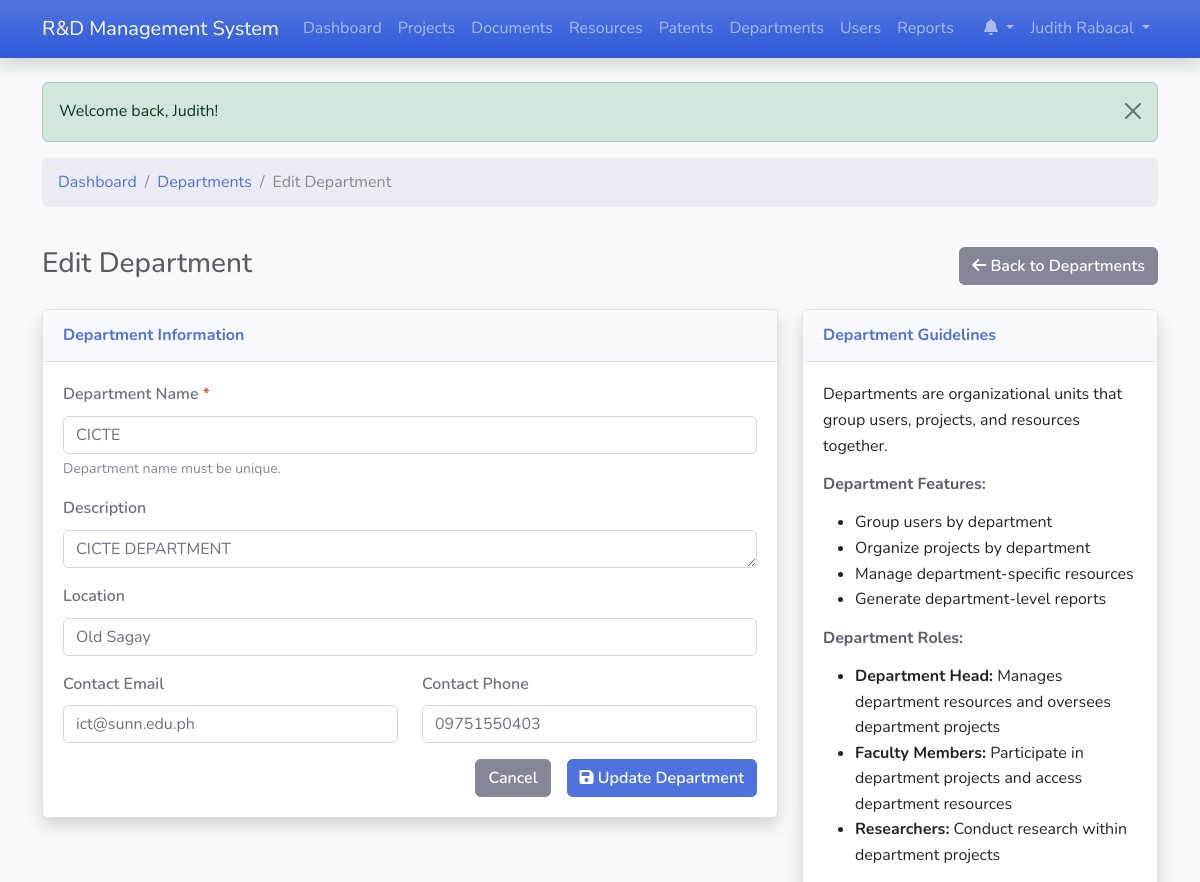
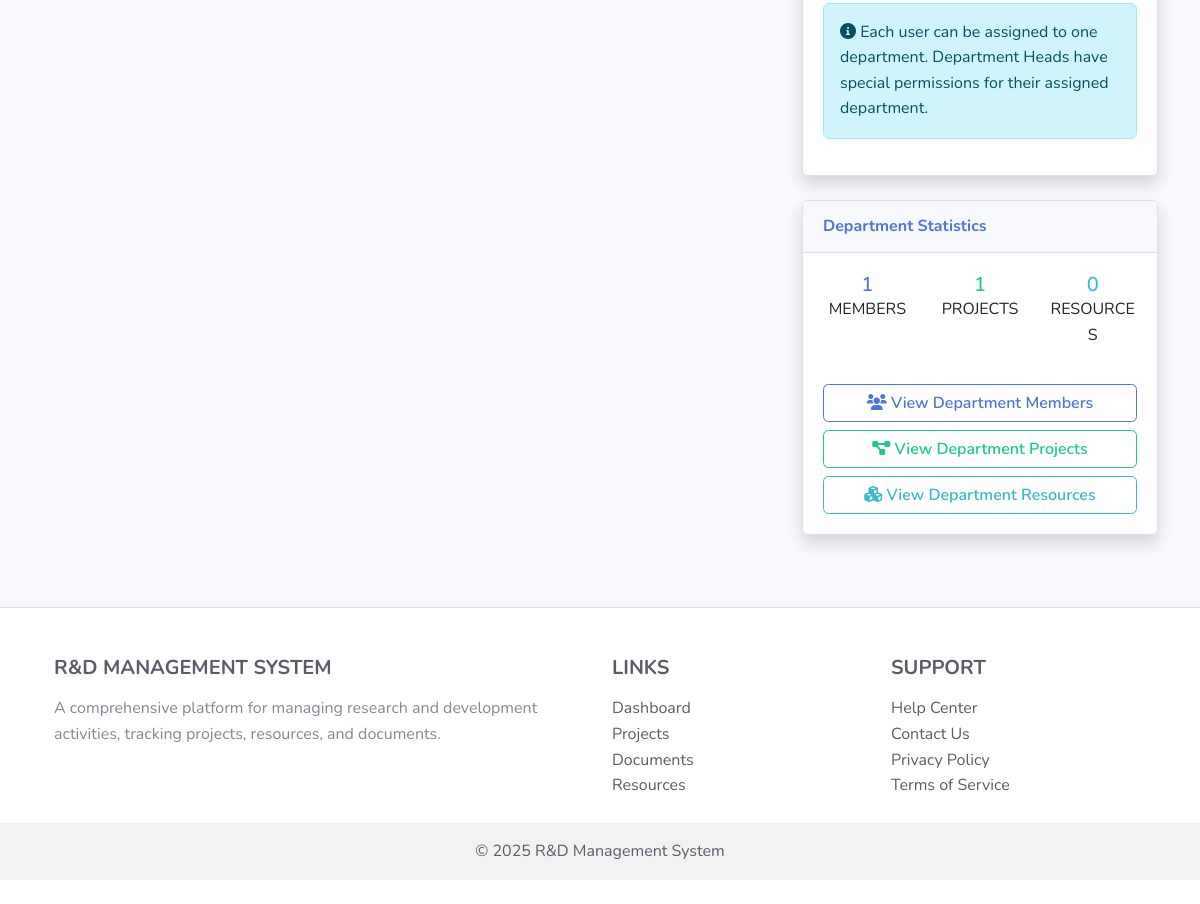
The app's page /department_form.php?id=6 (signed in) with its own data (2 pictures, top to bottom).
### tables this page shows
CREATE TABLE `users` (
  `id` int(11) NOT NULL,
  `username` varchar(50) NOT NULL,
  `password` varchar(255) NOT NULL,
  `email` varchar(100) NOT NULL,
  `first_name` varchar(50) NOT NULL,
  `last_name` varchar(50) NOT NULL,
  `role_id` int(11) NOT NULL,
  `department_id` int(11) DEFAULT NULL,
  `is_active` tinyint(1) DEFAULT 1,
  `last_login` datetime DEFAULT NULL,
  `created_at` timestamp NOT NULL DEFAULT current_timestamp(),
  `updated_at` timestamp NOT NULL DEFAULT current_timestamp() ON UPDATE current_timestamp()
);

CREATE TABLE `departments` (
  `id` int(11) NOT NULL,
  `name` varchar(100) NOT NULL,
  `description` text DEFAULT NULL,
  `location` varchar(255) DEFAULT NULL,
  `contact_email` varchar(100) DEFAULT NULL,
  `contact_phone` varchar(50) DEFAULT NULL,
  `created_at` timestamp NOT NULL DEFAULT current_timestamp(),
  `updated_at` timestamp NOT NULL DEFAULT current_timestamp() ON UPDATE current_timestamp()
);

### classes/BaseModel.php (called while the page is built, shortened)
<?php
require_once __DIR__ . '/../config/database.php';
abstract class BaseModel {
    protected $conn;
    protected $table_name;
    protected $id_column = 'id';
    public function __construct() {
        $database = new Database();
        $this->conn = $database->getConnection();
    }
    public function getById($id) {
        $query = "SELECT * FROM " . $this->table_name . " WHERE " . $this->id_column . " = :id LIMIT 1";
        $stmt = $this->conn->prepare($query);
        $stmt->bindParam(':id', $id);
        $stmt->execute();
        return $stmt->fetch(PDO::FETCH_ASSOC);
    }
}
?>

### config/database.php (called while the page is built, shortened)
<?php
class Database {
    private $host = "localhost";
    private $db_name = "rd_management";
    private $username = "root";
    private $password = "";
    public function getConnection() {
        $this->conn = null;
        try {
            $this->conn = new PDO(
                "mysql:host=" . $this->host . ";dbname=" . $this->db_name,
                $this->username,
                $this->password
            );
            $this->conn->setAttribute(PDO::ATTR_ERRMODE, PDO::ERRMODE_EXCEPTION);
            $this->conn->exec("set names utf8");
        } catch(PDOException $exception) {
            echo "Connection error: " . $exception->getMessage();
        }
        return $this->conn;
    }
}
?>

### classes/Department.php (called while the page is built, shortened)
<?php
require_once __DIR__ . '/BaseModel.php';
class Department extends BaseModel {
    public function getMembers($departmentId) {
        $query = "SELECT * FROM users WHERE department_id = :department_id";
        $stmt = $this->conn->prepare($query);
        $stmt->bindParam(':department_id', $departmentId);
        $stmt->execute();
        return $stmt->fetchAll(PDO::FETCH_ASSOC);
    }
    public function getProjects($departmentId) {
        $query = "SELECT * FROM projects WHERE department_id = :department_id";
        $stmt = $this->conn->prepare($query);
        $stmt->bindParam(':department_id', $departmentId);
        $stmt->execute();
        return $stmt->fetchAll(PDO::FETCH_ASSOC);
    }
    public function getResources($departmentId) {
        $query = "SELECT * FROM resources WHERE department_id = :department_id";
        $stmt = $this->conn->prepare($query);
        $stmt->bindParam(':department_id', $departmentId);
        $stmt->execute();
        return $stmt->fetchAll(PDO::FETCH_ASSOC);
    }
}
?>

### department_form.php (the view, shortened to what this page needs)
<?php
require_once 'classes/Department.php';
$departmentObj = new Department();
$departmentId = isset($_GET['id']) ? (int)$_GET['id'] : 0;
$isEdit = $departmentId > 0;
$departmentData = [
    'name' => '',
    'description' => '',
    'location' => '',
    'contact_email' => '',
    'contact_phone' => ''
];
if ($isEdit) {
    $departmentData = $departmentObj->getById($departmentId);
}
include 'includes/header.php';
?>
<div class="row mb-4">
    <div class="col-md-12">
        <nav aria-label="breadcrumb">
            <ol class="breadcrumb">
                <li class="breadcrumb-item"><a href="index.php">Dashboard</a></li>
                <li class="breadcrumb-item"><a href="departments.php">Departments</a></li>
                <li class="breadcrumb-item active" aria-current="page"><?php echo $isEdit ? 'Edit Department' : 'Add Department'; ?></li>
            </ol>
        </nav>
    </div>
</div>
<div class="row mb-4">
    <div class="col-md-8">
        <h1 class="h3 mb-0 text-gray-800"><?php echo $isEdit ? 'Edit Department' : 'Add Department'; ?></h1>
    </div>
    <div class="col-md-4 text-md-end">
        <a href="departments.php" class="btn btn-secondary">
            <i class="fas fa-arrow-left"></i> Back to Departments
        </a>
    </div>
</div>
<div class="row">
    <div class="col-lg-8">
        <div class="card shadow mb-4">
            <div class="card-header py-3">
                <h6 class="m-0 font-weight-bold text-primary">Department Information</h6>
            </div>
            <div class="card-body">
                <form action="<?php echo htmlspecialchars($_SERVER['PHP_SELF'] . ($isEdit ? '?id=' . $departmentId : '')); ?>" method="post" id="departmentForm">
                    <div class="mb-3">
                        <label for="name" class="form-label">Department Name <span class="text-danger">*</span></label>
                        <input type="text" class="form-control" id="name" name="name" value="<?php echo htmlspecialchars($departmentData['name']); ?>" required>
                        <div class="form-text">Department name must be unique.</div>
                    </div>
                    <div class="mb-3">
                        <label for="description" class="form-label">Description</label>
                        <textarea class="form-control" id="description" name="description" rows="3"><?php echo htmlspecialchars($departmentData['description']); ?></textarea>
                    </div>
                    <div class="mb-3">
                        <label for="location" class="form-label">Location</label>
                        <input type="text" class="form-control" id="location" name="location" value="<?php echo htmlspecialchars($departmentData['location']); ?>">
                    </div>
                    <div class="row mb-3">
                        <div class="col-md-6">
                            <label for="contact_email" class="form-label">Contact Email</label>
                            <input type="email" class="form-control" id="contact_email" name="contact_email" value="<?php echo htmlspecialchars($departmentData['contact_email']); ?>">
                        </div>
                        <div class="col-md-6">
                            <label for="contact_phone" class="form-label">Contact Phone</label>
                            <input type="text" class="form-control" id="contact_phone" name="contact_phone" value="<?php echo htmlspecialchars($departmentData['contact_phone']); ?>">
                        </div>
                    </div>
                    <div class="d-grid gap-2 d-md-flex justify-content-md-end">
                        <a href="departments.php" class="btn btn-secondary me-md-2">Cancel</a>
                        <button type="submit" class="btn btn-primary">
                            <i class="fas fa-save"></i> <?php echo $isEdit ? 'Update Department' : 'Create Department'; ?>
                        </button>
                    </div>
                </form>
            </div>
        </div>
    </div>
    <div class="col-lg-4">
        <div class="card shadow mb-4">
            <div class="card-header py-3">
                <h6 class="m-0 font-weight-bold text-primary">Department Guidelines</h6>
            </div>
            <div class="card-body">
                <p>Departments are organizational units that group users, projects, and resources together.</p>
                <h6 class="font-weight-bold">Department Features:</h6>
                <ul>
                    <li>Group users by department</li>
                    <li>Organize projects by department</li>
                    <li>Manage department-specific resources</li>
                    <li>Generate department-level reports</li>
                </ul>
                <h6 class="font-weight-bold">Department Roles:</h6>
                <ul>
                    <li><strong>Department Head:</strong> Manages department resources and oversees department projects</li>
                    <li><strong>Faculty Members:</strong> Participate in department projects and access department resources</li>
                    <li><strong>Researchers:</strong> Conduct research within department projects</li>
                </ul>
                <div class="alert alert-info mt-3">
                    <i class="fas fa-info-circle"></i> Each user can be assigned to one department. Department Heads have special permissions for their assigned department.
                </div>
            </div>
        </div>
        <?php if ($isEdit): ?>
            <div class="card shadow mb-4">
                <div class="card-header py-3 d-flex flex-row align-items-center justify-content-between">
                    <h6 class="m-0 font-weight-bold text-primary">Department Statistics</h6>
                </div>
                <div class="card-body">
                    <?php
                    $memberCount = count($departmentObj->getMembers($departmentId));
                    $projectCount = count($departmentObj->getProjects($departmentId));
                    $resourceCount = count($departmentObj->getResources($departmentId));
                    ?>
                    <div class="row text-center">
                        <div class="col-md-4 mb-3">
                            <div class="h5 mb-0 font-weight-bold text-primary"><?php echo $memberCount; ?></div>
                            <div class="text-xs font-weight-bold text-uppercase mb-1">Members</div>
                        </div>
                        <div class="col-md-4 mb-3">
                            <div class="h5 mb-0 font-weight-bold text-success"><?php echo $projectCount; ?></div>
                            <div class="text-xs font-weight-bold text-uppercase mb-1">Projects</div>
                        </div>
                        <div class="col-md-4 mb-3">
                            <div class="h5 mb-0 font-weight-bold text-info"><?php echo $resourceCount; ?></div>
                            <div class="text-xs font-weight-bold text-uppercase mb-1">Resources</div>
                        </div>
                    </div>
                    <div class="mt-3">
                        <a href="users.php?department_id=<?php echo $departmentId; ?>" class="btn btn-sm btn-outline-primary w-100 mb-2">
                            <i class="fas fa-users"></i> View Department Members
                        </a>
                        <a href="projects.php?department_id=<?php echo $departmentId; ?>" class="btn btn-sm btn-outline-success w-100 mb-2">
                            <i class="fas fa-project-diagram"></i> View Department Projects
                        </a>
                        <a href="resources.php?department_id=<?php echo $departmentId; ?>" class="btn btn-sm btn-outline-info w-100">
                            <i class="fas fa-cubes"></i> View Department Resources
                        </a>
                    </div>
                </div>
            </div>
        <?php endif; ?>
    </div>
</div>
<?php
include 'includes/footer.php';
?>

### includes/header.php (shortened to what this page needs)
<?php
$isLoggedIn = isset($_SESSION['user_id']);
$currentUser = null;
if ($isLoggedIn) {
    $userObj = new User();
    $currentUser = $userObj->getById($_SESSION['user_id']);
}
$currentPage = basename($_SERVER['PHP_SELF']);
?>
<!DOCTYPE html>
<html lang="en">
<head>
    <link href="https://cdn.jsdelivr.net/npm/bootstrap@5.3.0-alpha1/dist/css/bootstrap.min.css" rel="stylesheet">
    <link rel="stylesheet" href="https://cdnjs.cloudflare.com/ajax/libs/font-awesome/6.0.0/css/all.min.css">
    <link rel="stylesheet" href="https://cdn.datatables.net/1.11.5/css/dataTables.bootstrap5.min.css">
    <link rel="stylesheet" href="assets/css/style.css">
</head>
<body>
    <nav class="navbar navbar-expand-lg navbar-dark bg-gradient-primary shadow">
        <div class="container">
            <a class="navbar-brand" href="index.php">R&D Management System</a>
            <div class="collapse navbar-collapse" id="navbarNav">
                <ul class="navbar-nav me-auto">
                    <?php if ($isLoggedIn): ?>
                        <li class="nav-item">
                            <a class="nav-link <?php echo $currentPage == 'index.php' ? 'active' : ''; ?>" href="index.php">Dashboard</a>
                        </li>
                        <li class="nav-item">
                            <a class="nav-link <?php echo $currentPage == 'projects.php' ? 'active' : ''; ?>" href="projects.php">Projects</a>
                        </li>
                        <li class="nav-item">
                            <a class="nav-link <?php echo $currentPage == 'documents.php' ? 'active' : ''; ?>" href="documents.php">Documents</a>
                        </li>
                        <li class="nav-item">
                            <a class="nav-link <?php echo $currentPage == 'resources.php' ? 'active' : ''; ?>" href="resources.php">Resources</a>
                        </li>
                        <li class="nav-item">
                            <a class="nav-link <?php echo $currentPage == 'patents.php' ? 'active' : ''; ?>" href="patents.php">Patents</a>
                        </li>
                        <?php if ($currentUser && $currentUser['role_id'] <= 2):  ?>
                            <li class="nav-item">
                                <a class="nav-link <?php echo $currentPage == 'departments.php' ? 'active' : ''; ?>" href="departments.php">Departments</a>
                            </li>
                            <li class="nav-item">
                                <a class="nav-link <?php echo $currentPage == 'users.php' ? 'active' : ''; ?>" href="users.php">Users</a>
                            </li>
                            <li class="nav-item">
                                <a class="nav-link <?php echo $currentPage == 'reports.php' ? 'active' : ''; ?>" href="reports.php">Reports</a>
                            </li>
                        <?php endif; ?>
                    <?php endif; ?>
                </ul>
                <ul class="navbar-nav">
                    <?php if ($isLoggedIn): ?>
                        <li class="nav-item dropdown">
                            <a class="nav-link dropdown-toggle" href="#" id="notificationsDropdown" role="button" data-bs-toggle="dropdown" aria-expanded="false">
                                <i class="fas fa-bell"></i>
                            </a>
                        </li>
                        <li class="nav-item dropdown">
                            <a class="nav-link dropdown-toggle" href="#" id="userDropdown" role="button" data-bs-toggle="dropdown" aria-expanded="false">
                                <?php echo htmlspecialchars($currentUser['first_name'] . ' ' . $currentUser['last_name']); ?>
                            </a>
                        </li>
                    <?php endif; ?>
                </ul>
            </div>
        </div>
    </nav>
    <div id="alert-container" class="position-fixed top-0 end-0 p-3" style="z-index: 1050;"></div>
    <div class="container mt-4">
        <?php
        if (isset($_SESSION['success_message'])) {
            echo '<div class="alert alert-success alert-dismissible fade show" role="alert">';
            echo htmlspecialchars($_SESSION['success_message']);
            echo '<button type="button" class="btn-close" data-bs-dismiss="alert" aria-label="Close"></button>';
            echo '</div>';
        }
        ?>

### records on screen
users: first_name+last_name "Judith Rabacal"
departments: name "CICTE", description "CICTE DEPARTMENT", location "Old Sagay", contact_email "ict@sunn.edu.ph", contact_phone "09751550403"

### other values on screen
$_SESSION['success_message'] "Welcome back, Judith!"
$memberCount "1"
$projectCount "1"
$resourceCount "0"
